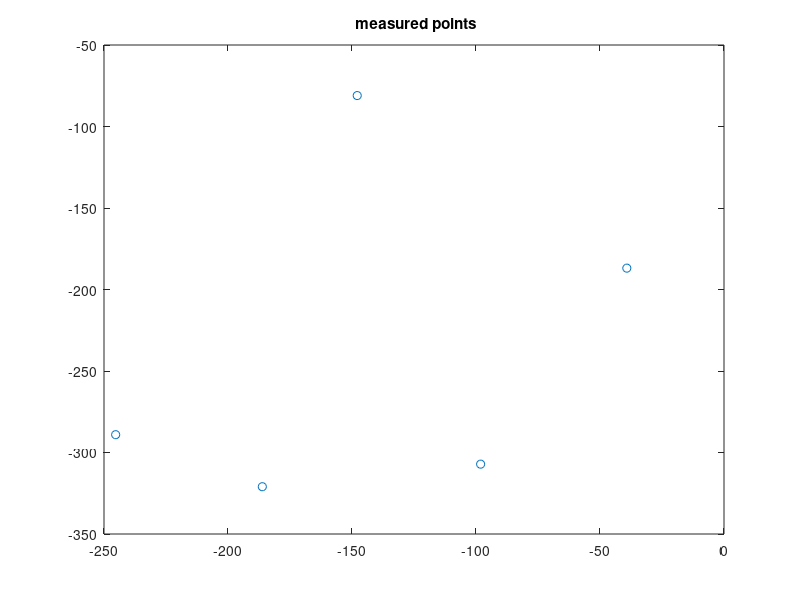

Recreate this plot in MATLAB. (Note: this script raises an error after producing the figure.)
%% For X (platform+kistler+cable)
mx = 9.241410334340282e-004;
cx = 0.001651705312519;

%% For Y (platform+kistler+cable)
cy = 0.001046707328795;
my = 5.572114462326005e-004;
% 
% %% Al platform only
% mx = 7.950913801404835e-004;
% cx = 0.001331957704959;
% my=2.721567156741477e-004;
% cy=0.001005491797519;

%% Circle
x=[-39.190; -98.134; -186.163; -245.298; -147.894];
y=[-186.895; -307.146; -320.993; -289.076; -81.024];
plot(x,y,'o'), title(' measured points');
[xc,yc,Re,a] = circfit(x,y);
th = linspace(0,2*pi,20)';
xe = Re*cos(th)+xc; ye = Re*sin(th)+yc;
plot(x,y,'o',[xe;xe(1)],[ye;ye(1)],'-.'),
title(' measured and fitted circles')
legend('measured','fitted')
text(xc,yc,sprintf('center (%g , %g );  R=%g',xc,yc,Re))
xlabel x, ylabel y 
axis equal

%% Other parameters
omegad=0.8;
alphad=0.4;
Ts=0.001;
%% Generate trajectory
center=[xc;yc];
rad=Re;
kNorm=1*10^-1;
rNormal=109.08;
[circX, circY, circXd,circYd, circXdd, circYdd]=genCircle(center,rad,Ts,omegad,alphad);
% circX=fliplr(circX);
% circY=fliplr(circY);
% circXd=fliplr(circXd);
% circYd=fliplr(circYd);
% circXdd=fliplr(circXdd);
% circYdd=fliplr(circYdd);
factor=1;
circX=circX(1:floor(length(circX)/factor));
circY=circY(1:floor(length(circY)/factor));
circXd=circXd(1:floor(length(circX)/factor));
circYd=circYd(1:floor(length(circY)/factor));
circXdd=circXdd(1:floor(length(circX)/factor));
circYdd=circYdd(1:floor(length(circY)/factor));
theta=atan2(circY,circX);
figure(2);
plot(theta);

for i=1:length(circX)
    radRef(i)=sqrt((circX(i))^2+(circY(i))^2);
end

r0=rad;
Kp=[8 0; 0 7]*10^-2;
Kd=[5 0;0 5]*10^-4;
M=[mx 0; 0 my];
Minv=inv(M);
Ks=[7 0;0 0.7]*10^-2;
Wcut = 150; bLP  = exp(-Wcut*2*pi*Ts);
slbuild('positionControlSlidingCircle');
% 
% 
% filenameRoot = 'refcheck';
% mean=1.76;
% % filename
% % k = 2;      % when the torque is %50 reduced.
% % filename = [filenameRoot,num2str(k)];
% filename=filenameRoot;
% 
% % open file
% load(filename);
% dataName = eval(filename);
% % dataName=n2_09pm;
% XExpData=dataName.Y(1).Data;
% YExpData=dataName.Y(2).Data;
% XExpRef=dataName.Y(6).Data;
% YExpRef=dataName.Y(7).Data;
% [xcExp,ycExp,ReExp,aExp] = circfit(XExpRef,YExpRef);
% 
% 
% for i=1:length(Xdata)
% %     theta(i)=atan2(Ydata(i)-yc, Xdata(i)-xc);
%     rad(i)=sqrt((XExpData(i)-xc)^2+(YExpData(i)-yc)^2);
%     rdes(i)=sqrt((XExpRef(i)-xcExp)^2+(YExpRef(i)-ycExp)^2);
% end
% 
% % plot(rad);
% figure();
% plot(rdes);
% hold on;
% plot(radRef,'r');
